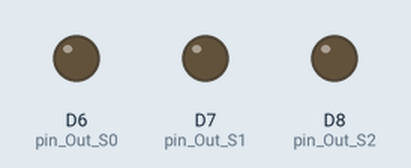
This sketch was run on a simulated ESP8266 (NodeMCU). On the bench: output pins drawn as LEDs (lit = HIGH).

Above: at 0.5 s.
At 2.5 s:
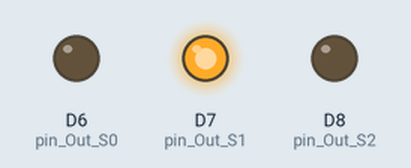
At 3.5 s:
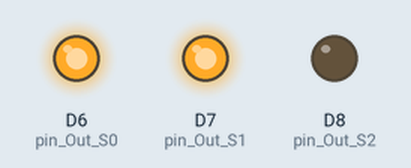
At 4.5 s:
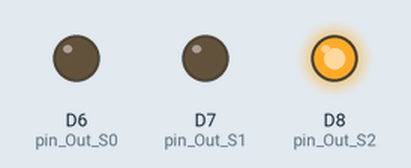
At 6.5 s:
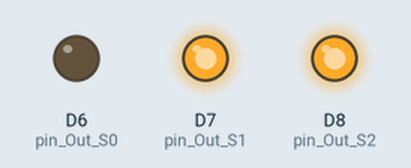
At 9.5 s:
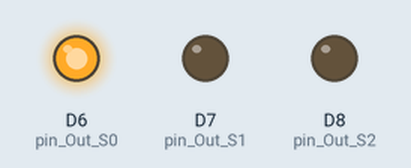
Timing chart, 0 to 10.4 s (numbered marks = the images above):
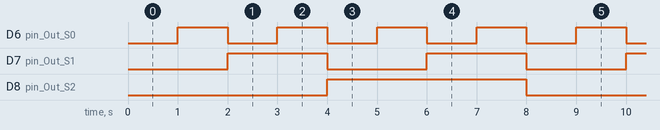

The sketch:

testing_multiplexer.ino
```cpp
int pin_Out_S0 = D6;
int pin_Out_S1 = D7;
int pin_Out_S2 = D8;

void setup() {
  // put your setup code here, to run once:
Serial.begin(115200);
pinMode(pin_Out_S0,OUTPUT);
pinMode(pin_Out_S1,OUTPUT);
pinMode(pin_Out_S2,OUTPUT);
}

void loop() {
  // put your main code here, to run repeatedly:


 for (int i = 0; i < 8; i++){
    digitalWrite(pin_Out_S0, HIGH && (i & B00000001));
    digitalWrite(pin_Out_S1, HIGH && (i & B00000010));
    digitalWrite(pin_Out_S2, HIGH && (i & B00000100));
    delay(1000);


  }


}
```

Measured:
- by itself, D6 (pin_Out_S0): alternates HIGH for 1.0 s and LOW for 1.0 s
- by itself, D7 (pin_Out_S1): alternates HIGH for 2.0 s and LOW for 2.0 s
- by itself, D8 (pin_Out_S2): alternates HIGH for 4.0 s and LOW for 4.0 s
